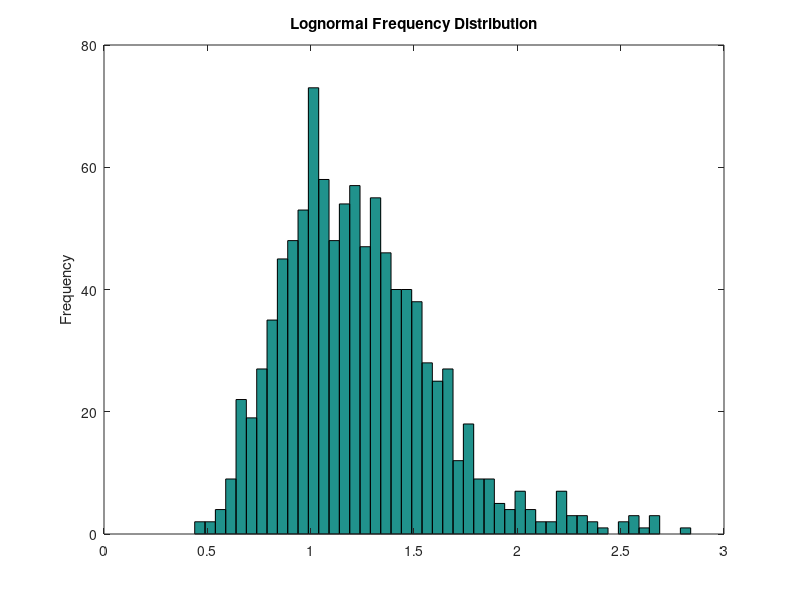
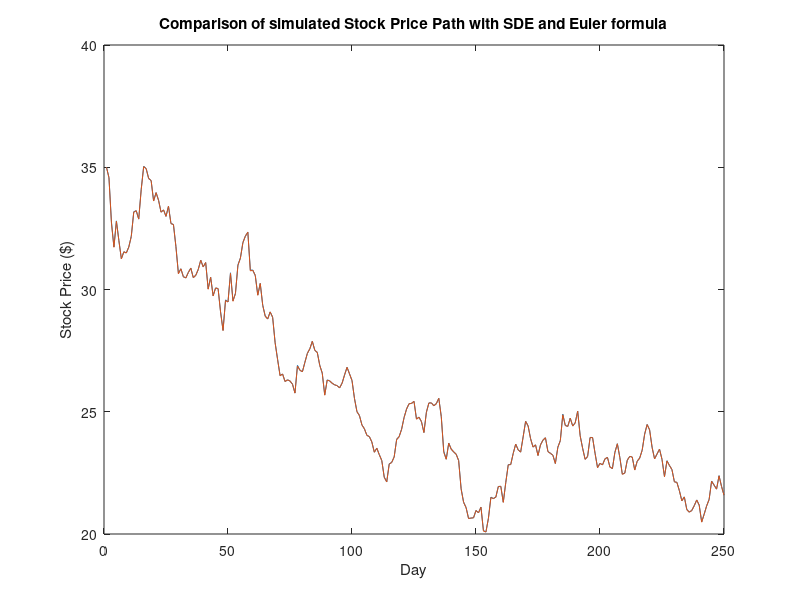

These charts were generated, in order, by the following MATLAB code: (Note: this script raises an error after producing the figures.)
% Conceptualizing the Lognaormal Distribution

%*************Simulation of Stock Price Path******************************

% This script uses the SDE fornulation
% Declare the initial values
N=250;
Mean=0.15;
Sigma=0.30;
Delta_t=1/N;
S0=35;

% Stock Path for 250 observations (days)
normal_shocks=normrnd(0,1,N-1,1);
S(1,1)=S0;
for i=1:N-1
    S(i+1,1)=S(i)*exp(Mean*Delta_t+normal_shocks(i)*Sigma*sqrt(Delta_t));
end

% Plot the Stock Price Path

figure
plot(S)
title('Simulated Stock Price Path');
xlabel('Day');
ylabel('Stock Price ($)');
%**************************************************************************
%*************************Lognormal Histogram******************************

% Declare the initial values
N=1000;
Mean=0.15;
Sigma=0.30;
Delta_t=1;

% Normally distributed errors
X=normrnd(0,1,N,1);

% Lognormal probability density function
Y=exp(Mean*Delta_t+X*Sigma*sqrt(Delta_t));

% Plot the histogram
step=0.05;
mini=min(Y);
maxi=max(Y);
hist(Y,[mini:step:maxi])
title('Lognormal Frequency Distribution');
ylabel('Frequency');
%**************************************************************************
%****************Simulation of Stock Price Path****************************

% This script uses the Euler approximation
% Declare the initial values
N=250;
Mean=0.15;
Sigma=0.30;
Delta_t=1/N;
S0=35;

% Stock Path for 250 observations (days) with the same shocks of the SDE
% example
S_eu(1,1)=S0;
for i=1:N-1
    S_eu(i+1,1)=S(i)*(1+Mean*Delta_t+normal_shocks(i)*Sigma*sqrt(Delta_t));
end

% Plot the Stock Price Path
figure
plot([S S_eu])
title('Comparison of simulated Stock Price Path with SDE and Euler formula');
xlabel('Day');
ylabel('Stock Price ($)');
h=legend('Price with SDE','Price with Euler',2);









